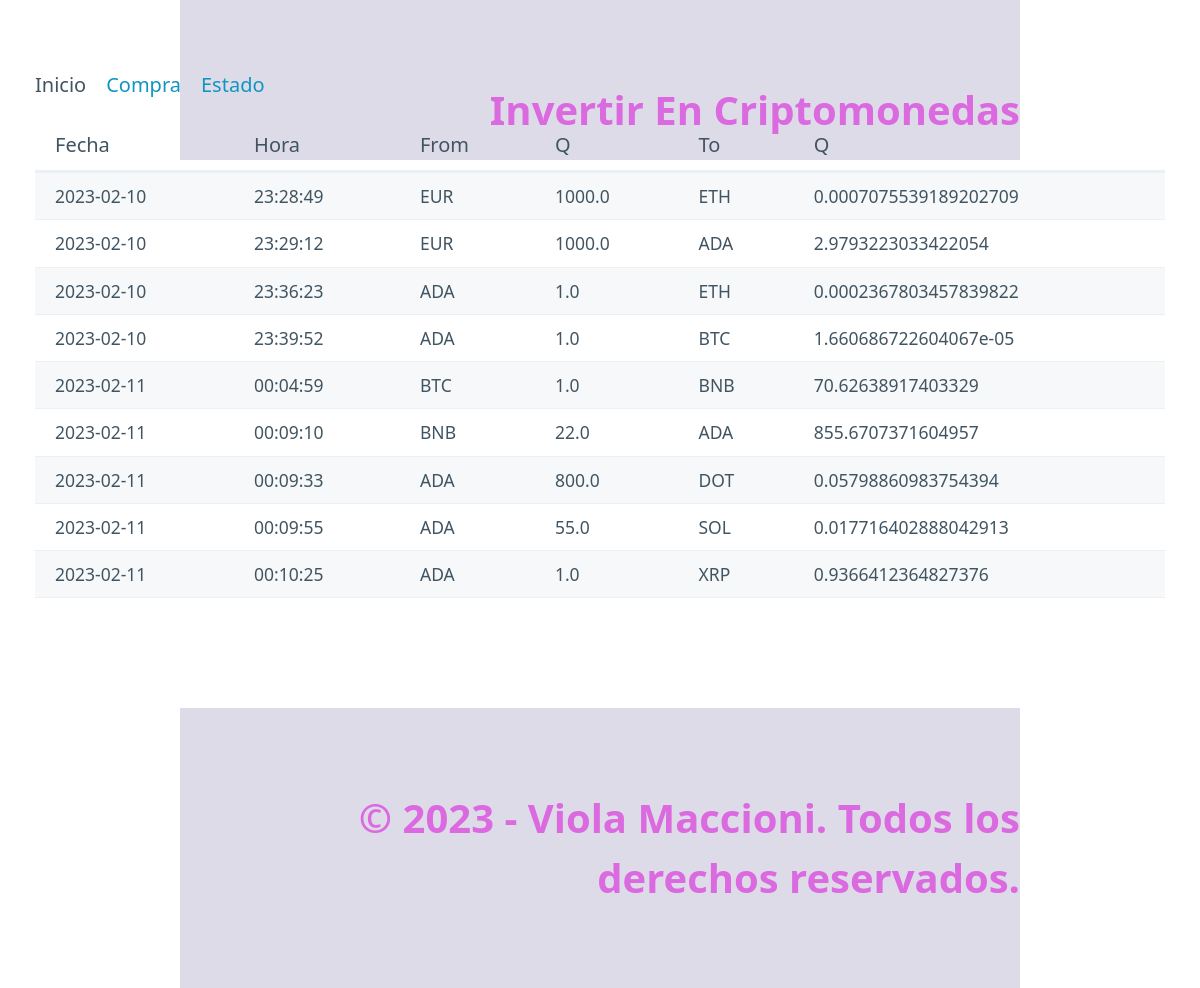
Before: / with the older database file.
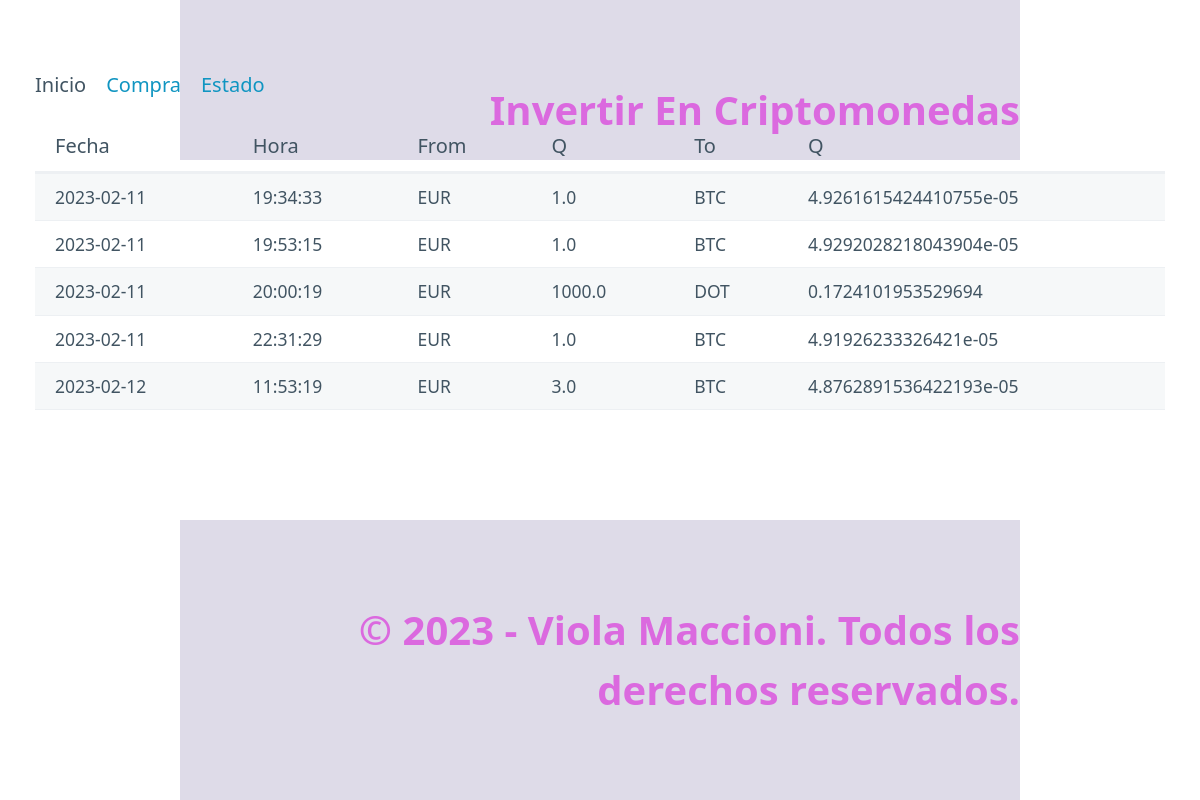
After: the same page with the newer database file.
### tables this page shows
CREATE TABLE "movements" (
	"id"	INTEGER,
	"date"	TEXT NOT NULL,
	"time"	TEXT NOT NULL,
	"moneda_from"	TEXT NOT NULL,
	"cantidad_from"	REAL NOT NULL,
	"moneda_to"	TEXT NOT NULL,
	"cantidad_to"	REAL NOT NULL,
	PRIMARY KEY("id" AUTOINCREMENT)
);

### registro_ig/routes.py (the view)
@app.route("/")#Home
def index():
    registros = select_all()#importo todo el registro
    return render_template("index.html", page = "Inicio", pageTitle="Home",data=registros)#data esta en index con jinja, y aqui creamos la variable asignandole la lista de diccionario data_mov

### registro_ig/models.py (called while the page is built)
def select_all():#importo todo lo que hay en el form sql a la pagina html
    connect = Conexion("select id,date,time,moneda_from,cantidad_from,moneda_to,cantidad_to from movements order by date;")
    columnas= connect.res.description#capturo los nombres de columnas
    filas = connect.res.fetchall()#capturo las filas de datos
    resultado= []#lista para guadar diccionario
    for fila in filas:
        dato={}#crear un diccionario para cada registro
        posicion=0#crear una posicion de columna para adjuntar y incrementar
        for campo in columnas:
            dato[campo[0]]=fila[posicion]#el campo columna es siempre en 0
            posicion += 1
        resultado.append(dato)
    connect.con.close()
    return resultado

### registro_ig/templates/index.html
{% extends "base.html" %}
{% block section %}
{% if data %}
<table role="grid">
    <thead>
        <tr>
            <th>Fecha</th>
            <th>Hora</th>
            <th>From</th>
            <th>Q</th>
            <th>To</th>
            <th>Q</th>
        </tr>
    </thead>
    <tbody>
        <div class="formulario">
            {% for movements in data %}
            <tr>
                <td>{{movements.date}}</td>
                <td>{{movements.time}}</td>
                <td>{{movements.moneda_from}}</td>
                <td>{{movements.cantidad_from}}</td>
                <td>{{movements.moneda_to}}</td>
                <td>{{movements.cantidad_to}}</td>
            </tr>
            {% endfor %}
        </div>
    </tbody>
</table>
{% else %}
<h3>No existen datos de movimientos...</h3>
{% endif %}
{% endblock %}

### registro_ig/templates/base.html (shortened to what this page needs)
<!DOCTYPE html>
<html lang="en">
<head>
    <link rel="stylesheet" href="/static/css/pico.css">
    <link rel="stylesheet" href="/static/css/styles.css">
</head>
<body>
    <header>
        <div class="container">
            Invertir En Criptomonedas
        </div>
    </header>
    <nav class="container">
        <ul>
                {% if page == "Inicio" %}
                <li>Inicio</li>
                <li><a href="/purchase">Compra</a></li>
                <li><a href="/status">Estado</a></li>
                {% endif %}
        </ul>
      </nav>
    <section class="container">
        {% block section %}
        {% endblock %}
    </section>
    <footer>
        <div class="container">
            &copy; 2023 - Viola Maccioni. Todos los derechos reservados.
        </div>
    </footer>
</body>
</html>

### registro_ig/static/css/styles.css (style rules this page uses)
header,footer { background-color: rgb(222, 219, 232); color: rgb(219, 105, 223); font-size: 2em; font-weight: bold; text-align:end }
body { min-height: 100vh; display: grid; grid-template-rows: auto 50px 1fr auto; margin: 0; background-color: white; }

Changed rows visible on the page:
removed movements: date "2023-02-10", time "23:28:49", moneda_from "EUR", cantidad_from "1000.0", moneda_to "ETH", cantidad_to "0.0007075539189202709"
removed movements: date "2023-02-10", time "23:29:12", moneda_from "EUR", cantidad_from "1000.0", moneda_to "ADA", cantidad_to "2.9793223033422054"
removed movements: date "2023-02-10", time "23:36:23", moneda_from "ADA", cantidad_from "1.0", moneda_to "ETH", cantidad_to "0.0002367803457839822"
removed movements: date "2023-02-10", time "23:39:52", moneda_from "ADA", cantidad_from "1.0", moneda_to "BTC", cantidad_to "1.660686722604067e-05"
removed movements: date "2023-02-11", time "00:04:59", moneda_from "BTC", cantidad_from "1.0", moneda_to "BNB", cantidad_to "70.62638917403329"
removed movements: date "2023-02-11", time "00:09:10", moneda_from "BNB", cantidad_from "22.0", moneda_to "ADA", cantidad_to "855.6707371604957"
removed movements: date "2023-02-11", time "00:09:33", moneda_from "ADA", cantidad_from "800.0", moneda_to "DOT", cantidad_to "0.05798860983754394"
removed movements: date "2023-02-11", time "00:09:55", moneda_from "ADA", cantidad_from "55.0", moneda_to "SOL", cantidad_to "0.017716402888042913"
removed movements: date "2023-02-11", time "00:10:25", moneda_from "ADA", cantidad_from "1.0", moneda_to "XRP", cantidad_to "0.9366412364827376"
added movements: date "2023-02-11", time "19:34:33", moneda_from "EUR", cantidad_from "1.0", moneda_to "BTC", cantidad_to "4.9261615424410755e-05"
added movements: date "2023-02-11", time "19:53:15", moneda_from "EUR", cantidad_from "1.0", moneda_to "BTC", cantidad_to "4.9292028218043904e-05"
added movements: date "2023-02-11", time "20:00:19", moneda_from "EUR", cantidad_from "1000.0", moneda_to "DOT", cantidad_to "0.1724101953529694"
added movements: date "2023-02-11", time "22:31:29", moneda_from "EUR", cantidad_from "1.0", moneda_to "BTC", cantidad_to "4.91926233326421e-05"
added movements: date "2023-02-12", time "11:53:19", moneda_from "EUR", cantidad_from "3.0", moneda_to "BTC", cantidad_to "4.8762891536422193e-05"
